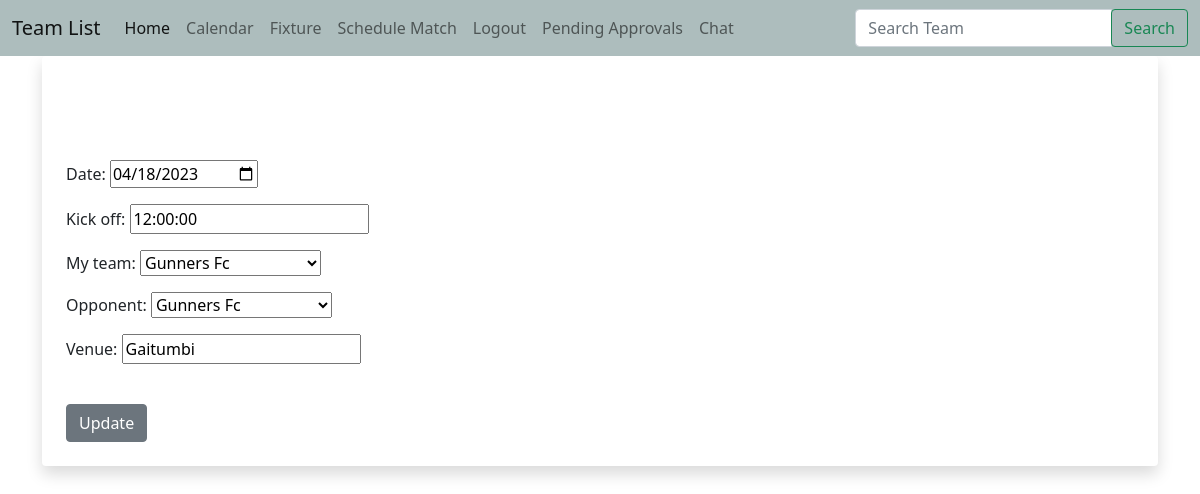
The app's page /20/update_schedule_match/ (signed in) with its own data.
### teams/models.py (models this page shows, shortened)
class Match(models.Model):
    MATCH_STATUS_PENDING = 'pending'
    MATCH_STATUS_APPROVED = 'approved'
    MATCH_STATUS_REJECTED = 'Rejected'
    MATCH_STATUS_CHOICES = [
        (MATCH_STATUS_PENDING, 'Pending'),
        (MATCH_STATUS_APPROVED, 'Approved'),
        (MATCH_STATUS_REJECTED, 'Rejected'),
    ]
    date = models.DateField()
    kick_off = models.TimeField(max_length=5)
    my_team = models.ForeignKey(Team, on_delete=models.CASCADE, related_name='my_team')
    opponent = models.ForeignKey(Team, on_delete=models.CASCADE, related_name='opponent')
    venue =models.CharField(max_length= 200)
    created_by = models.ForeignKey(User, on_delete=models.CASCADE)
    status = models.CharField(max_length=20, choices=MATCH_STATUS_CHOICES, default=MATCH_STATUS_PENDING)

### teams/views.py (the view)
# urls.py: path('<int:match_id>/update_schedule_match/', views.update_schedule_match, name='update_schedule_match'),
def update_schedule_match(request, match_id):
    match = get_object_or_404(Match, id=match_id)
    if request.method == "POST":
        form = MatchForm(request.POST, instance=match)
        if form.is_valid():
            form.save()
            return redirect('view_match', match_id=match.id)
    else:
        form = MatchForm(instance=match)
    return render(request, 'teams/update_schedule_match.html', {'form': form})

### teams/forms.py
class MatchForm(forms.ModelForm):
	class Meta:
		model = Match
		fields =('date', 'kick_off', 'my_team', 'opponent','venue')
		widgets = {
			'date': forms.TextInput(attrs={'type':'date', 'placeholder':'start_time'}),
			'kick_off': forms.TimeInput(attrs={'type': 'text', 'placeholder': 'Kick Off', 'pattern': '[0-9]{2}:[0-9]{2}'}),
		}

### teams/models.py (called while the page is built)
    def __str__(self):
        return self.name

### teams/templates/teams/update_schedule_match.html (shortened to what this page needs)
{% extends 'teams/base.html' %}
{% block content %}
	<div class="shadow p-4 mb-5 bg-body rounded">
{% if user.is_authenticated %}
	<h1>Update Match Details</h1>
	<br/>
	<form action="" method=POST enctype="multipart/form-data">
		{{ form.as_p }}
		<br/>
		<input type="submit" value="Update" class="btn btn-secondary">
{% else %}
	<h1>Sorry! You Must Be Logged In To View This Page...</h1>
	<a href="{% url 'users-register' %}">Login Here</a>
{% endif %}
{% endblock %}

### teams/templates/teams/base.html (style rules this page uses)
body { background-image: url('https://t3.ftcdn.net/jpg/01/31/22/84/240_F_131228401_Sx9CgNcjxxYEsLCN81KGN4LIu6zFPD0h.jpg'); background-size: cover; }
h1, h2, h3, h4, h5, h6 { color: white; }

### records on screen
Match: date "04/18/2023", kick_off "12:00:00", my_team "Gunners Fc", opponent "Gunners Fc", venue "Gaitumbi"
